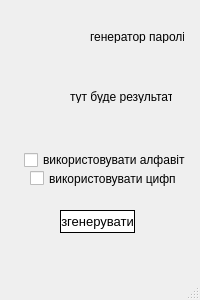
<?xml version="1.0" encoding="UTF-8"?>
<ui version="4.0">
 <class>MainWindow</class>
 <widget class="QMainWindow" name="MainWindow">
  <property name="geometry">
   <rect>
    <x>0</x>
    <y>0</y>
    <width>200</width>
    <height>300</height>
   </rect>
  </property>
  <property name="windowTitle">
   <string>MainWindow</string>
  </property>
  <widget class="QWidget" name="centralwidget">
   <widget class="QLabel" name="title">
    <property name="geometry">
     <rect>
      <x>90</x>
      <y>30</y>
      <width>94</width>
      <height>13</height>
     </rect>
    </property>
    <property name="text">
     <string>генератор паролів</string>
    </property>
   </widget>
   <widget class="QLabel" name="result">
    <property name="geometry">
     <rect>
      <x>70</x>
      <y>90</y>
      <width>102</width>
      <height>13</height>
     </rect>
    </property>
    <property name="text">
     <string>тут буде результат</string>
    </property>
   </widget>
   <widget class="QCheckBox" name="use_letters">
    <property name="geometry">
     <rect>
      <x>24</x>
      <y>150</y>
      <width>191</width>
      <height>20</height>
     </rect>
    </property>
    <property name="text">
     <string>використовувати алфавіт</string>
    </property>
   </widget>
   <widget class="QCheckBox" name="use_numb">
    <property name="geometry">
     <rect>
      <x>30</x>
      <y>170</y>
      <width>147</width>
      <height>17</height>
     </rect>
    </property>
    <property name="text">
     <string>використовувати цифпи</string>
    </property>
   </widget>
   <widget class="QPushButton" name="generate">
    <property name="geometry">
     <rect>
      <x>60</x>
      <y>210</y>
      <width>75</width>
      <height>23</height>
     </rect>
    </property>
    <property name="styleSheet">
     <string notr="true">border:1px solid black;
border-radius: 15%;

background: white;
font-size: 10pt;
</string>
    </property>
    <property name="text">
     <string>згенерувати</string>
    </property>
   </widget>
  </widget>
  <widget class="QMenuBar" name="menubar">
   <property name="geometry">
    <rect>
     <x>0</x>
     <y>0</y>
     <width>200</width>
     <height>21</height>
    </rect>
   </property>
  </widget>
  <widget class="QStatusBar" name="statusbar"/>
 </widget>
 <resources/>
 <connections/>
</ui>
